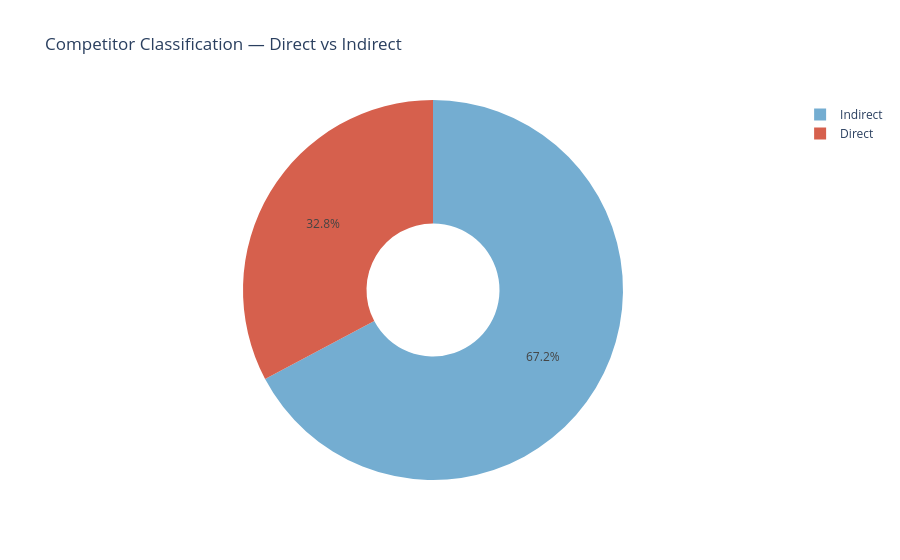

Source (notebook cell):
### Code cell
# Direct vs Indirect composition
type_counts = competitors['competitor_type_final'].value_counts().reset_index()
type_counts.columns = ['competitor_type', 'count']

fig = px.pie(
    type_counts,
    names='competitor_type', values='count',
    title='Competitor Classification — Direct vs Indirect',
    color='competitor_type',
    color_discrete_map={'Direct': '#d6604d', 'Indirect': '#74add1'},
    hole=0.35
)
fig.show()

### Figure 1 — Plotly figure (JSON) as saved in the notebook; plotly's stock layout.template omitted (floating-point values rounded to 4 significant figures)
{"data": [{"customdata": [["Indirect"], ["Direct"]], "domain": {"x": [0, 1], "y": [0, 1]}, "hole": 0.35, "hovertemplate": "competitor_type=%{customdata[0]}<br>count=%{value}<extra></extra>", "labels": ["Indirect", "Direct"], "legendgroup": "", "marker": {"colors": ["#74add1", "#d6604d"]}, "name": "", "showlegend": true, "type": "pie", "values": [14488, 7056]}], "layout": {"legend": {"tracegroupgap": 0}, "title": {"text": "Competitor Classification — Direct vs Indirect"}}}
